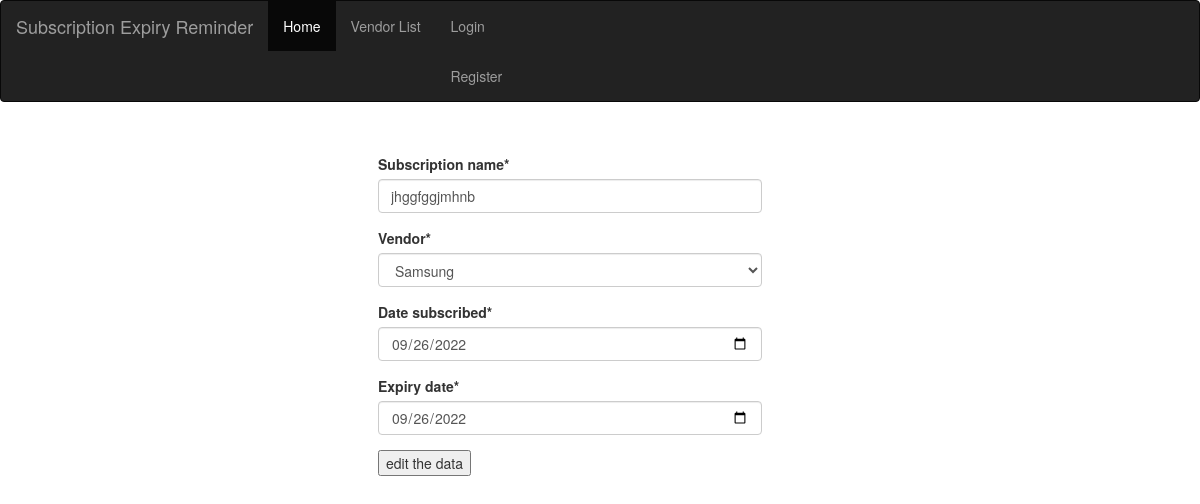
/accounts/editsubscription/12/, run on an earlier commit of the app's database.
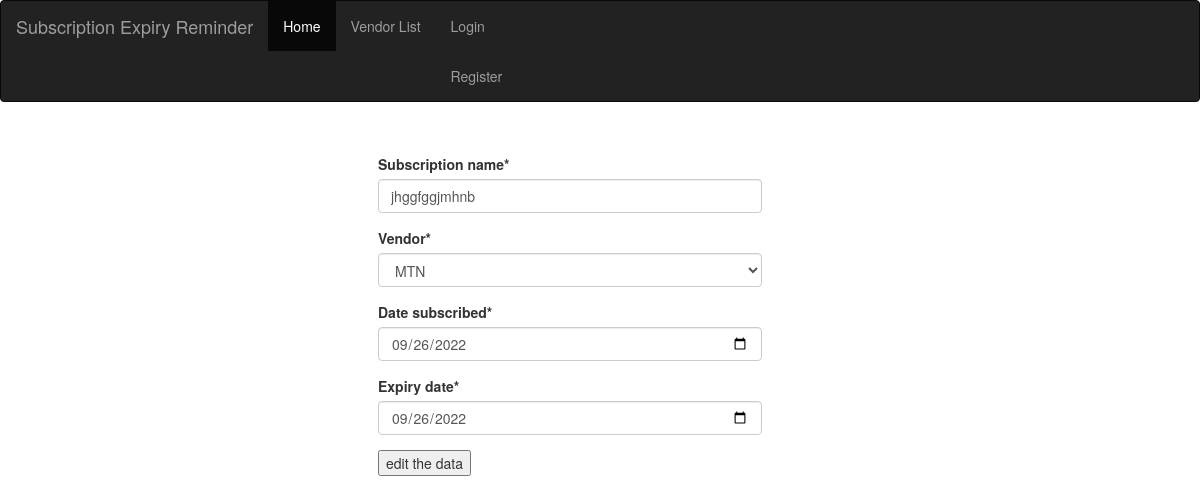
And on a later commit of the database.
### accounts/models.py (models this page shows, shortened)
class Subscription(models.Model):
    subscription_name = models.CharField(max_length=200)
    vendor = models.ForeignKey(Vendor, on_delete=models.CASCADE)
    date_subscribed = models.DateTimeField(null=True, blank=True)
    expiry_date = models.DateTimeField(null=True,blank=True)

### accounts/views.py (the view)
# urls.py: path('editsubscription/<int:pk>/', views.editsubscription, name='edit_subscription'),
def editsubscription(request, pk):
    subscription = get_object_or_404(Subscription, pk=pk)
    form = SubscriptionForm(request.POST or None, instance=subscription)
    if form.is_valid():
        form.save()
        return redirect('subscription_list')
    return render(request, 'edit_subscription.html', {'form': form})

### accounts/forms.py
class SubscriptionForm(forms.ModelForm):
    expiry_date = forms.DateTimeField(widget=DatePickerInput)
    date_subscribed = forms.DateTimeField(widget=DatePickerInput)
    class Meta:
        model = Subscription
        fields = '__all__'

### accounts/models.py (called while the page is built)
    def __str__(self):
        return self.vendor_name

### accounts/templates/edit_subscription.html (shortened to what this page needs)
{% extends 'index.html'%}
{% block content %}
{% load static %}
{% load bootstrap4 %}
{% load crispy_forms_tags %}
<form action="" method="post" style="display: inline-block; padding: 32px 48px 0px 48px;
         margin-left:330px; width:40%;">
    {{ form|crispy }}
    <input type="submit" value="edit the data"/>
</form>
{% endblock %}

What changed in the data, as far as the page shows it:
changed Subscription "jhggfggjmhnb": vendor "Samsung" → "MTN"
